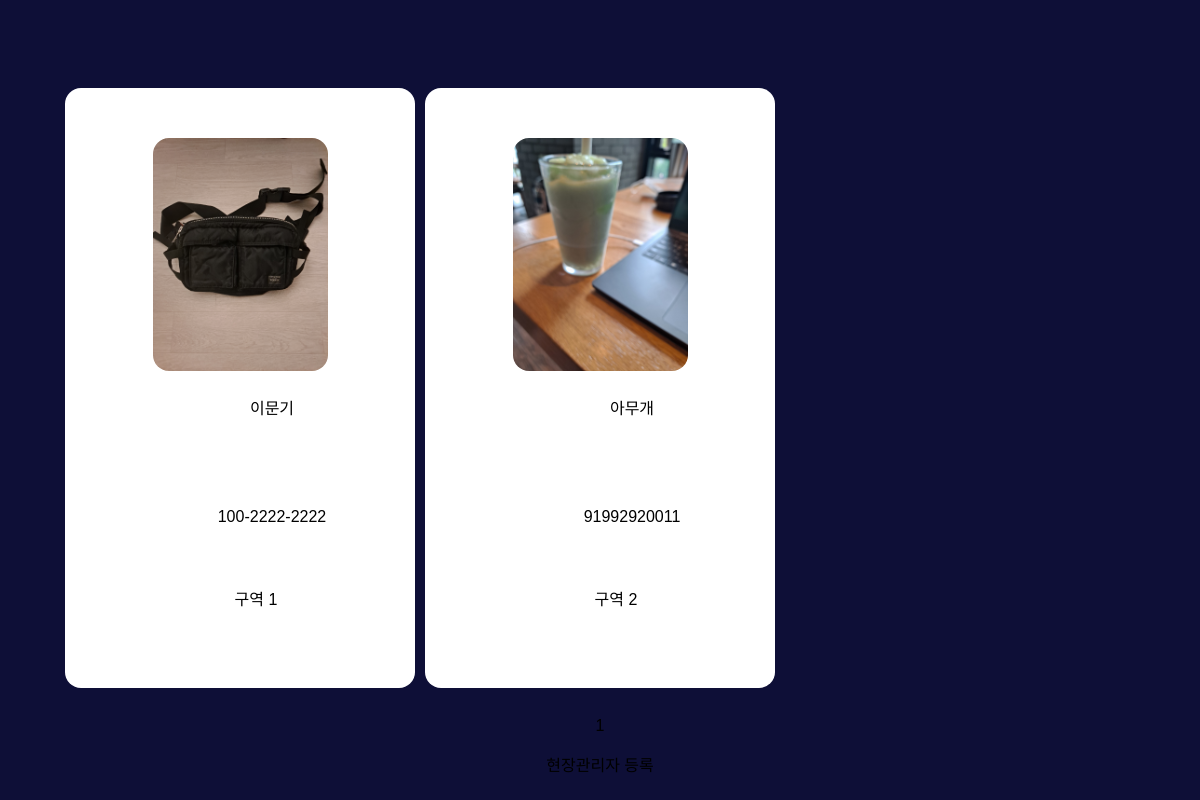
The app's page /siteadmins/list/, older data.
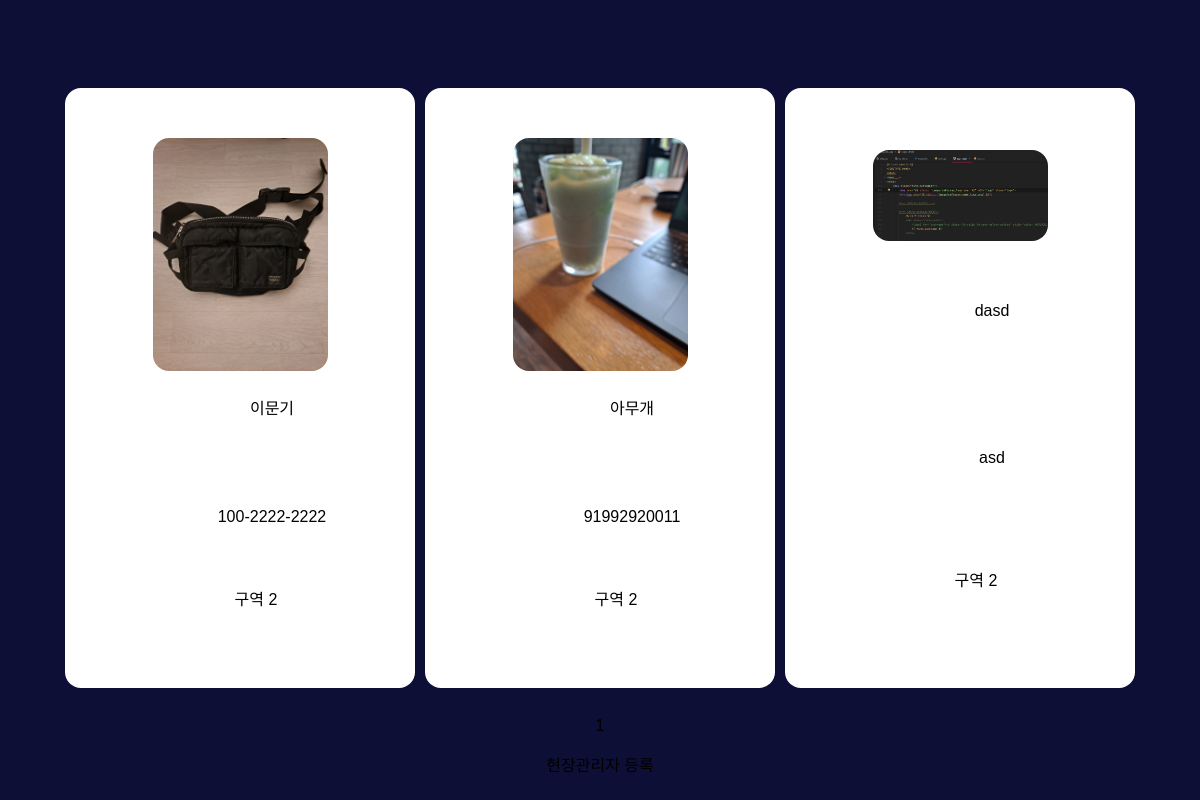
The same page, newer data.
### siteadmin_app/models.py (models this page shows)
class SiteAdmin(models.Model):
	name = models.CharField(max_length=10, null=True)
	MANAGEMENT_LOCATIONS_CHOICES = [
		('option1', '구역 1'),
		('option2', '구역 2'),
		('option3', '구역 3'),
	]
	management_locations = models.CharField(max_length=100, choices=MANAGEMENT_LOCATIONS_CHOICES)
	phone = models.CharField(max_length=100)
	created_at = models.DateTimeField(auto_now_add=True, null=True)
	image = models.ImageField(upload_to='siteadmin/', null=False)

### siteadmin_app/views.py (the view)
# urls.py: path('list/', SiteAdminListView.as_view(), name='list'),
class SiteAdminListView(ListView):
	model = SiteAdmin
	context_objecct_name = 'siteadmin_list'
	template_name = 'siteadmin_app/list.html'
	paginate_by = 20

### siteadmin_app/templates/siteadmin_app/list.html (shortened to what this page needs)
{% load static %}
<!DOCTYPE html>
<html>
<head>
</head>
<body>
    {% if siteadmin_list %}
    <div class="container">
        {% for siteadmin in siteadmin_list %}
        <a href="{% url 'siteadmin_app:detail' pk=siteadmin.pk %}">
            {% include 'snippets/card.html' with siteadmin=siteadmin %}
        </a>
        {% endfor %}
    </div>
    {% else %}
    <div class="text-center">
      <h1>등록된 현장 관리자가 없습니다.</h1>
    </div>
    {% endif %}
    {% include 'snippets/pagination.html' with page_obj=page_obj %}
    <div style="text-align: center">
      <a href="{% url 'siteadmin_app:create' %}" class="btn btn-dark rouded-pill col-3 mt-3">
      </a>
    </div>
</body>
</html>

### siteadmin_app/templates/snippets/card.html
{% load static %}
<link rel="stylesheet" href="{% static 'css/siteadmin_app/card.css' %}">
<div class="form-container">
    <div>
        <img class="card-img-top" src="{{ siteadmin.image.url }}" alt="Admin Image"
             style="display: block">
    </div>
    <div class="name-container">
        {{ siteadmin.name }}
    </div>
    <div class="phone-container">
        {{ siteadmin.phone }}
    </div>
    <div class="ml-container">
        {{ siteadmin.get_management_locations_display }}
    </div>
</div>

### siteadmin_app/templates/snippets/pagination.html (shortened to what this page needs)
<div style="text-align: center; margin: 1rem 0;">
    <a href="{% url 'siteadmin_app:list' %}?page={{ page_obj.number }}"
       class="btn btn-secondary rounded-pill active">
    </a>
</div>

### static/css/siteadmin_app/card.css (style rules this page uses)
body { background-color: #0e0f37; font-family: 'nanumsquare', sans-serif; font-size: 16px; line-height: 1.5; }
.form-container { background-color: white; border-radius: 40px; margin-top: 5rem; max-width: 500px; padding: 50px; }
.name-container { position: relative; width: 80%; margin-left: 4rem; }
.phone-container { position: relative; width: 80%; margin-left: 4rem; margin-top: 2rem; }
.ml-container { position: relative; width: 89.5%; height: 50px; margin-left: 2rem; margin-top: 0.5rem; }

### siteadmin_app/templates/siteadmin_app/list.html (style rules this page uses)
.container div { width: 250px; height: 500px; background-color: white; display: flex; flex-direction: column; justify-content: center; align-items: center; border-radius: 1rem; }
.container img { width: 70%; border-radius: 1rem; }
a { color: inherit; text-decoration: none; }

Row changes from the older to the newer data that the page shows:
changed SiteAdmin "이문기": management_locations "구역 1" → "구역 2"
added SiteAdmin: image (picture), name "dasd", phone "asd", management_locations "구역 2"
